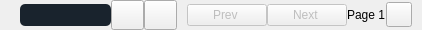
           <widget class="QFrame" name="bottom_credits">
            <property name="minimumSize">
             <size>
              <width>0</width>
              <height>30</height>
             </size>
            </property>
            <property name="maximumSize">
             <size>
              <width>16777215</width>
              <height>30</height>
             </size>
            </property>
            <property name="frameShape">
             <enum>QFrame::NoFrame</enum>
            </property>
            <property name="frameShadow">
             <enum>QFrame::Raised</enum>
            </property>
            <layout class="QHBoxLayout" name="bottom_credits_layout">
             <property name="spacing">
              <number>10</number>
             </property>
             <property name="leftMargin">
              <number>10</number>
             </property>
             <property name="topMargin">
              <number>0</number>
             </property>
             <property name="rightMargin">
              <number>10</number>
             </property>
             <property name="bottomMargin">
              <number>0</number>
             </property>
             <item>
              <spacer name="horizontalSpacer">
               <property name="orientation">
                <enum>Qt::Horizontal</enum>
               </property>
               <property name="sizeType">
                <enum>QSizePolicy::Fixed</enum>
               </property>
               <property name="sizeHint" stdset="0">
                <size>
                 <width>10</width>
                 <height>10</height>
                </size>
               </property>
              </spacer>
             </item>
             <item>
              <widget class="QFrame" name="credits_bar">
               <property name="maximumSize">
                <size>
                 <width>16777215</width>
                 <height>47</height>
                </size>
               </property>
               <property name="styleSheet">
                <string notr="true">background-color: none;</string>
               </property>
               <property name="frameShape">
                <enum>QFrame::NoFrame</enum>
               </property>
               <property name="frameShadow">
                <enum>QFrame::Raised</enum>
               </property>
               <layout class="QHBoxLayout" name="horizontalLayout_2">
                <property name="spacing">
                 <number>0</number>
                </property>
                <property name="leftMargin">
                 <number>0</number>
                </property>
                <property name="topMargin">
                 <number>0</number>
                </property>
                <property name="rightMargin">
                 <number>0</number>
                </property>
                <property name="bottomMargin">
                 <number>0</number>
                </property>
                <item>
                 <widget class="QProgressBar" name="progress_bar">
                  <property name="enabled">
                   <bool>true</bool>
                  </property>
                  <property name="sizePolicy">
                   <sizepolicy hsizetype="Expanding" vsizetype="Fixed">
                    <horstretch>0</horstretch>
                    <verstretch>0</verstretch>
                   </sizepolicy>
                  </property>
                  <property name="styleSheet">
                   <string notr="true">QProgressBar:horizontal {
border-radius: 5px;
background:rgba(0,0,0,0.1);
color: white;
background-color: rgba(25, 35, 45, 1);

}
QProgressBar::chunk:horizontal {
background:rgb(6, 133, 0);
color: white;

}
QProgressBar 
{ 
color: white; 
border:none;
}
</string>
                  </property>
                  <property name="maximum">
                   <number>100</number>
                  </property>
                  <property name="value">
                   <number>-1</number>
                  </property>
                  <property name="alignment">
                   <set>Qt::AlignRight|Qt::AlignTrailing|Qt::AlignVCenter</set>
                  </property>
                 </widget>
                </item>
                <item>
                 <widget class="QToolButton" name="pause_button">
                  <property name="cursor">
                   <cursorShape>PointingHandCursor</cursorShape>
                  </property>
                  <property name="toolTip">
                   <string>Play/Pause</string>
                  </property>
                  <property name="styleSheet">
                   <string notr="true"/>
                  </property>
                  <property name="text">
                   <string/>
                  </property>
                  <property name="icon">
                   <iconset resource="../resource.qrc">
                    <normaloff>:/myresource/resource/pause_new.png</normaloff>:/myresource/resource/pause_new.png</iconset>
                  </property>
                  <property name="iconSize">
                   <size>
                    <width>25</width>
                    <height>25</height>
                   </size>
                  </property>
                 </widget>
                </item>
                <item>
                 <widget class="QToolButton" name="delete_button">
                  <property name="sizePolicy">
                   <sizepolicy hsizetype="Preferred" vsizetype="Fixed">
                    <horstretch>0</horstretch>
                    <verstretch>0</verstretch>
                   </sizepolicy>
                  </property>
                  <property name="cursor">
                   <cursorShape>PointingHandCursor</cursorShape>
                  </property>
                  <property name="toolTip">
                   <string>Delete</string>
                  </property>
                  <property name="styleSheet">
                   <string notr="true"/>
                  </property>
                  <property name="text">
                   <string/>
                  </property>
                  <property name="icon">
                   <iconset resource="../resource.qrc">
                    <normaloff>:/myresource/resource/icons8-stop-96.png</normaloff>:/myresource/resource/icons8-stop-96.png</iconset>
                  </property>
                  <property name="iconSize">
                   <size>
                    <width>25</width>
                    <height>25</height>
                   </size>
                  </property>
                 </widget>
                </item>
                <item>
                 <spacer name="horizontalSpacer_13">
                  <property name="orientation">
                   <enum>Qt::Horizontal</enum>
                  </property>
                  <property name="sizeType">
                   <enum>QSizePolicy::Fixed</enum>
                  </property>
                  <property name="sizeHint" stdset="0">
                   <size>
                    <width>10</width>
                    <height>20</height>
                   </size>
                  </property>
                 </spacer>
                </item>
                <item>
                 <widget class="QPushButton" name="prev_page">
                  <property name="enabled">
                   <bool>false</bool>
                  </property>
                  <property name="sizePolicy">
                   <sizepolicy hsizetype="Fixed" vsizetype="Fixed">
                    <horstretch>0</horstretch>
                    <verstretch>0</verstretch>
                   </sizepolicy>
                  </property>
                  <property name="cursor">
                   <cursorShape>PointingHandCursor</cursorShape>
                  </property>
                  <property name="text">
                   <string>Prev </string>
                  </property>
                  <property name="icon">
                   <iconset resource="../resource.qrc">
                    <normaloff>:/myresource/resource/icons8-go-back-90.png</normaloff>:/myresource/resource/icons8-go-back-90.png</iconset>
                  </property>
                  <property name="iconSize">
                   <size>
                    <width>26</width>
                    <height>26</height>
                   </size>
                  </property>
                 </widget>
                </item>
                <item>
                 <widget class="QPushButton" name="next_page">
                  <property name="enabled">
                   <bool>false</bool>
                  </property>
                  <property name="sizePolicy">
                   <sizepolicy hsizetype="Fixed" vsizetype="Fixed">
                    <horstretch>0</horstretch>
                    <verstretch>0</verstretch>
                   </sizepolicy>
                  </property>
                  <property name="cursor">
                   <cursorShape>PointingHandCursor</cursorShape>
                  </property>
                  <property name="text">
                   <string>Next </string>
                  </property>
                  <property name="icon">
                   <iconset resource="../resource.qrc">
                    <normaloff>:/myresource/resource/icons8-forward-button-90.png</normaloff>:/myresource/resource/icons8-forward-button-90.png</iconset>
                  </property>
                  <property name="iconSize">
                   <size>
                    <width>26</width>
                    <height>26</height>
                   </size>
                  </property>
                 </widget>
                </item>
                <item>
                 <widget class="QLabel" name="page_no">
                  <property name="sizePolicy">
                   <sizepolicy hsizetype="Fixed" vsizetype="Preferred">
                    <horstretch>0</horstretch>
                    <verstretch>0</verstretch>
                   </sizepolicy>
                  </property>
                  <property name="text">
                   <string>Page 1</string>
                  </property>
                 </widget>
                </item>
                <item>
                 <widget class="QFrame" name="frame">
                  <property name="sizePolicy">
                   <sizepolicy hsizetype="Fixed" vsizetype="Fixed">
                    <horstretch>0</horstretch>
                    <verstretch>0</verstretch>
                   </sizepolicy>
                  </property>
                  <property name="frameShape">
                   <enum>QFrame::StyledPanel</enum>
                  </property>
                  <property name="frameShadow">
                   <enum>QFrame::Raised</enum>
                  </property>
                 </widget>
                </item>
                <item>
                 <widget class="QToolButton" name="info_suggestion">
                  <property name="cursor">
                   <cursorShape>PointingHandCursor</cursorShape>
                  </property>
                  <property name="toolTip">
                   <string>Tips</string>
                  </property>
                  <property name="text">
                   <string/>
                  </property>
                  <property name="icon">
                   <iconset resource="../resource.qrc">
                    <normaloff>:/myresource/resource/icons8-info-104.png</normaloff>:/myresource/resource/icons8-info-104.png</iconset>
                  </property>
                  <property name="iconSize">
                   <size>
                    <width>18</width>
                    <height>18</height>
                   </size>
                  </property>
                 </widget>
                </item>
               </layout>
              </widget>
             </item>
            </layout>
           </widget>
